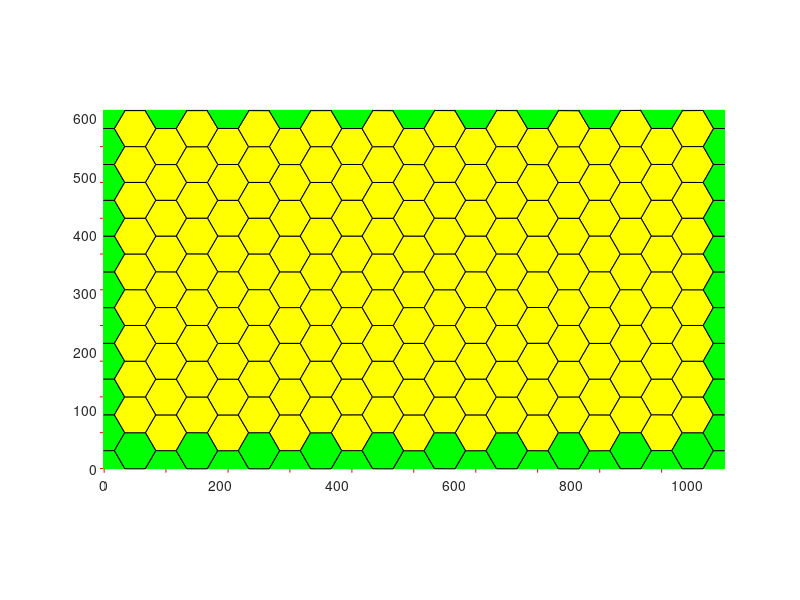

Write the MATLAB code that produced this figure.
%%%%%%%%%%%%%%%%%%%%%%%%%%%%%%%%%%%%%%%%%%%%%%%%%%%%%%%%%%%%%%%%%%%%%%%%%%%
% This script produces a txt file with the initial conditions needed to run the 
% vertex model cpp exicutable. The Global values are set by the user. The
% cell positions are a honeycomb tilling of the plane. The resulting txt file
% contians all the global parameter values and cell, edge, and vertex
% locatons and neighbors. 
%
% To use this file specify the name of the output txt file and the number
% of cells you would like in your tissue. You may wish to modify some
% global parameters to fit your needs. 
%%%%%%%%%%%%%%%%%%%%%%%%%%%%%%%%%%%%%%%%%%%%%%%%%%%%%%%%%%%%%%%%%%%%%%%%%%%
clear

%% Inputs needed
nomfichier='mytissue.txt';  %the file name
n=10;                       %1/2 of the Cells per row
m=10;                       %Cells per collumn 
r=89542;                    %Seed for the random number generators

%% Global Parameters 
GAMMA =10;                  %Tension on an edge
l= sqrt(2) * 25;            %Average edge length
t0 = 1;                     %Standard unit of time 
RLXLY = 1;                  %Ratio of LX to LY (used to make rectangular boxes) 
Ratio = 0.3;                %ratio of pressure to tension forces (standard value 0.3)
Ralpha=100;                   %Ralpha=10 means the box evolves 10 times slower then the vertices
TOTALTIME =	200;             %How long to run the simulation 
CURRENTTIME = 0.0;          %The initial time
TIMEINTERVAL =	2;        %How often to output the current configuration of the tissue
INITIALSTEPSIZE = 0.1;    %Initial stepsize for the numberic integrator 
error_tolerance_absolute_mechanical = 0.01;  %Error tolerence for use with the adaptive stepsize integrators 
LX=n*3*l+1;
LY=m*sqrt(3)*l+1; 
NCells=n*m*2;
A0 = LX*LY/NCells;                   %Cells want to have area A0
MINAREA = A0/100;                    %Minimum allowed cell area (smaller cells will be removed)
MINLENGTH =	l/40;                    %Minimum edge length (smaller edges will be merged to form a fourfold vertex
NEWEDGELENGTH =	l/20;                %Length of a new edge created in the T1 process
% K = Ratio * GAMMA / l^3 ;           %for pressure=K(A-A0)
K = Ratio * 10 * GAMMA / l;          %for pressure=K(1-A/A0)
Alpha_M = GAMMA*t0/l;                % Drag coefficent
TISSUE_ALPHA = Ralpha*Alpha_M;       % How fast the box size updates relative to the vertex motion
TISSUE_EXT_STRESS_Y = 0;             % External Stress on the tissue (positive values expancile) 
TISSUE_EXT_STRESS_X = 0;
SIMTIMERES = 5;                     %  picks how often the simulation writes to the outputfile
%% Create the Hexagonal tillining 
SEED = r;
rng(SEED); 
f2=figure();
offset=0.01*l; 
Points1=zeros(NCells,2); 
k=1; 

%Grid One
for i=0:n-1
    for j=0:m-1
        Points1(k,:)=[3*i*l+rand()*offset,sqrt(3)*j*l+rand()*offset]; 
        k=k+1; 
    end
end
% Grid two
for i=0:n-1
    for j=0:m-1
        Points1(k,:)=[(3*i+3/2)*l+rand()*offset, (sqrt(3)*j+sqrt(3)/2)*l+rand()*offset]; 
        k=k+1; 
    end
end

Pointsa=Points1+[LX*ones(NCells,1) LY*zeros(NCells,1)];
Pointsb=Points1-[LX*zeros(NCells,1) LY*ones(NCells,1)];
Pointsc=Points1-[LX*ones(NCells,1) LY*zeros(NCells,1)];
Pointsd=Points1+[LX*zeros(NCells,1) LY*ones(NCells,1)];
Pointse=Points1+[LX*ones(NCells,1) LY*ones(NCells,1)];
Pointsf=Points1+[LX*ones(NCells,1) -LY*ones(NCells,1)];
Pointsg=Points1+[-LX*ones(NCells,1) LY*ones(NCells,1)];
Pointsh=Points1+[-LX*ones(NCells,1) -LY*ones(NCells,1)];
Pointst=[Points1; Pointsa; Pointsb; Pointsc; Pointsd; Pointse; Pointsf; Pointsg; Pointsh];
[v,c]=voronoin(Pointst); 


%% Plot a Representation of the result
set(0,'CurrentFigure',f2);
plot(Points1(:,1),Points1(:,2),'r+');
for i = 1:length(c) 
    %ca are the cells that are in the interior only
    IN=(all(v(c{i},1)>0)&all(v(c{i},1)<LX)&all(v(c{i},2)>0)&all(v(c{i},2)<LY));
    %ca have cells that are at the border
    IN2=(any(v(c{i},1)>0)&any(v(c{i},1)<LX)&any(v(c{i},2)>0)&any(v(c{i},2)<LY))&(~IN);
    if (all(c{i}~=1)&&IN)  
    set(0,'CurrentFigure',f2)
    patch(v(c{i},1),v(c{i},2),'y'); % use color yellow.
    end
    % cells crossing the border
    if (all(c{i}~=1)&&(IN2))  
    set(0,'CurrentFigure',f2)
    patch(v(c{i},1),v(c{i},2),'g'); % use color green.
    end
end
set(0,'CurrentFigure',f2)
axis equal
xlim([0 LX]);
ylim([0 LY]);


for i = 1:length(c)
   INGLOBAL=any((v(c{i},1)>0)&v(c{i},1)<LX&v(c{i},2)>0&v(c{i},2)<LY);
   if INGLOBAL
       ListVertex=c{i};
       area=0;
       for k=1:length(c{i})
           kplus=mod(k,length(c{i}))+1;
           area=area+v(c{i}(k),1)*v(c{i}(kplus),2)-v(c{i}(kplus),1)*v(c{i}(k),2);
       end
       if(area<0) c{i}=fliplr(c{i}); end
   end
end

%% Export to a txt file
fid=fopen(nomfichier,'wt');
fprintf(fid, 'Voronoi Tesselation Data: \n');
fprintf(fid, 'NumbCells %d \t rng %d \n', NCells, r);
fprintf(fid, 'ratio pressure to tension\t%f\n', Ratio);
fprintf(fid, 'Global:\n');
fprintf(fid, 'LX\t%f\nLY\t%f\n', LX, LY);
fprintf(fid, 'A0\t%f\n', A0);
fprintf(fid, 'SEED\t%d\n', SEED);
fprintf(fid, 'TIMEINTERVAL\t%f\n', TIMEINTERVAL);
fprintf(fid, 'MINAREA\t%f\n', MINAREA);
fprintf(fid, 'MINLENGTH\t%f\n', MINLENGTH);
fprintf(fid, 'NEWEDGELENGTH\t%f\n', NEWEDGELENGTH);
fprintf(fid, 'K\t%f\n', K);
fprintf(fid, 'GAMMA\t%f\n', GAMMA);
fprintf(fid, 'TOTALTIME\t%f\n', TOTALTIME);
fprintf(fid, 'CURRENTTIME\t%f\n', CURRENTTIME);
fprintf(fid, 'INITIALSTEPSIZE\t%f\n', INITIALSTEPSIZE);
fprintf(fid, 'error_tolerance_absolute_mechanical\t%f\n', error_tolerance_absolute_mechanical);
fprintf(fid, 'TISSUE_ALPHA\t%f\n', TISSUE_ALPHA);
fprintf(fid, 'ALPHAM\t%f\n', Alpha_M);
fprintf(fid, 'TISSUE_EXT_STRESS_X\t%f\n', TISSUE_EXT_STRESS_X);
fprintf(fid, 'TISSUE_EXT_STRESS_Y\t%f\n', TISSUE_EXT_STRESS_Y);
fprintf(fid, 'SIMTIMERES\t%d\n', SIMTIMERES);
fprintf(fid, 'endGlobal\n'); 
fprintf(fid, 'Vertices\n');
fprintf(fid, 'id\tx\ty\n');

NbVertex=0;
CentralVertices=zeros(length(v),2);
for i = 2:length(v)   % v(1) is always a point at infinity, so skip (NOTED ADDED BY DKL 7/5/10)
   if(v(i,1)>0&&v(i,1)<LX&&v(i,2)>0&&v(i,2)<LY)
       fprintf(fid,'%d',i); 
       fprintf(fid,'\t %2.4f',v(i,1));
       fprintf(fid,'\t %2.4f',v(i,2));
       fprintf(fid,'\n');
       NbVertex=NbVertex+1;
       CentralVertices(NbVertex,1)=v(i,1);
       CentralVertices(NbVertex,2)=v(i,2);
   end
end

CentralVertices=CentralVertices(1:NbVertex,1:2);
EqVertex=zeros(NbVertex,1);

for i = 2:length(v)
   vcorrige=zeros(1,2);
   vtest=v(i,:);

   if (vtest(1)>0&&vtest(1)<LX&&vtest(2)>0&&vtest(2)<LY) vcorrige=vtest;end
   vtest=v(i,:)-LX*[1 0];
   if (vtest(1)>0&&vtest(1)<LX&&vtest(2)>0&&vtest(2)<LY) vcorrige=vtest;  end
   vtest=v(i,:)-LY*[0 1];
   if (vtest(1)>0&&vtest(1)<LX&&vtest(2)>0&&vtest(2)<LY) vcorrige=vtest;  end
   vtest=v(i,:)+LX*[1 0];
   if (vtest(1)>0&&vtest(1)<LX&&vtest(2)>0&&vtest(2)<LY) vcorrige=vtest;  end
   vtest=v(i,:)+LY*[0 1];
   if (vtest(1)>0&&vtest(1)<LX&&vtest(2)>0&&vtest(2)<LY) vcorrige=vtest;  end
   vtest=v(i,:)-[LX LY];
   if (vtest(1)>0&&vtest(1)<LX&&vtest(2)>0&&vtest(2)<LY) vcorrige=vtest;  end
   vtest=v(i,:)-[LX -LY];
   if (vtest(1)>0&&vtest(1)<LX&&vtest(2)>0&&vtest(2)<LY) vcorrige=vtest;  end
   vtest=v(i,:)+[LX LY];
   if (vtest(1)>0&&vtest(1)<LX&&vtest(2)>0&&vtest(2)<LY) vcorrige=vtest;  end
   vtest=v(i,:)+[LX -LY];
   if (vtest(1)>0&&vtest(1)<LX&&vtest(2)>0&&vtest(2)<LY) vcorrige=vtest;  end
   column=find(all(abs((repmat(vcorrige,size(v,1),1))'-v')<0.000001));%strmatch(vcorrige, v);
   if(~isempty(column))
       EqVertex(i)=column;
   end

end

fprintf(fid, 'Edges\n');
fprintf(fid, 'id\tvertex1\tvertex2\txflag\tyflag\n');
NbEdgeMax=3*NbVertex;
Edges.Vertices=zeros(NbEdgeMax,2);
Edges.Crossx12=zeros(NbEdgeMax,1);
Edges.Crossx21=zeros(NbEdgeMax,1);
Edges.Crossy12=zeros(NbEdgeMax,1);
Edges.Crossy21=zeros(NbEdgeMax,1);

EdgeIncrement=0; %the number of the edge so you get 1,2,3,4 as edge lables
for i = 1:length(c) %For each vertex
   INGLOBAL=any( (v(c{i},1)>0) & v(c{i},1)<LX & v(c{i},2)>0 & v(c{i},2)<LY);
   if INGLOBAL %If it is in the reigon of intrest
       ListVertex=c{i}; %list of edges in each cell in the reigon 
       for j=1:length(ListVertex) %for each edge in the cell
           testdejainscrit=0;
           % if we look at the current edge is in the list
           for k=1:EdgeIncrement
               if ((EqVertex((ListVertex(j)))==Edges.Vertices(k,1)...
                       &&EqVertex(ListVertex(mod(j,length(ListVertex))+1))==Edges.Vertices(k,2))...%the modulus is to be on that loop
                       ||...
                       (EqVertex(ListVertex(j))==Edges.Vertices(k,2)...
                       &&EqVertex(ListVertex(mod(j,length(ListVertex))+1))==Edges.Vertices(k,1)))
                   testdejainscrit=1;
               else
               end
           end
           % if it is not there we added at the end
           if(~testdejainscrit)
               EdgeIncrement=EdgeIncrement+1;
               Edges.Vertices(EdgeIncrement,1)=EqVertex(ListVertex(j)); %the first vertex
               Edges.Vertices(EdgeIncrement,2)=EqVertex(ListVertex(mod(j,length(ListVertex))+1)); %the second vertex
               Vertex1encours=ListVertex(j);
               Vertex1encourseq=EqVertex(ListVertex(j));
               Vertex2encours=ListVertex(mod(j,length(ListVertex))+1);
               Vertex2encourseq=EqVertex(ListVertex(mod(j,length(ListVertex))+1));
               % and is written in the file
               fprintf(fid,'%d',EdgeIncrement);
               fprintf(fid,'\t %d', Edges.Vertices(EdgeIncrement,1));
               fprintf(fid,'\t %d', Edges.Vertices(EdgeIncrement,2));
               % must be a test to see if the one-vertex through a
               % rating (a vertex in, one out) 2-if there are two vertices
               % out but through the side anyway (happens on the corner)
               VertexCross21=(EqVertex(ListVertex(j))~=ListVertex(j))&&(EqVertex(ListVertex(mod(j,length(ListVertex))+1))==ListVertex(mod(j,length(ListVertex))+1));
               VertexCross12=(EqVertex(ListVertex(j))==ListVertex(j))&&(EqVertex(ListVertex(mod(j,length(ListVertex))+1))~=ListVertex(mod(j,length(ListVertex))+1));
               % cas 1

               %  x12=x21=y12=y21=0;

               %Periodic boundary condition testing
               if((EqVertex(ListVertex(j))~=ListVertex(j))&&(EqVertex(ListVertex(mod(j,length(ListVertex))+1))==ListVertex(mod(j,length(ListVertex))+1)))
                   if(v(ListVertex(j),1)<0) Edges.Crossx12(EdgeIncrement)=1;%fprintf(fid,' xCrossBoundary12');
                       %    x12=1;
                   end
                   if(v(ListVertex(j),1)>LX) Edges.Crossx21(EdgeIncrement)=1;%fprintf(fid,' xCrossBoundary21');
                       %   x21=1;
                   end
                   if(v(ListVertex(j),2)<0) Edges.Crossy12(EdgeIncrement)=1;%fprintf(fid,' yCrossBoundary12');
                       %   y12=1;
                   end
                   if(v(ListVertex(j),2)>LY) Edges.Crossy21(EdgeIncrement)=1;%fprintf(fid,' yCrossBoundary21');
                       %    y21=1;
                   end
               end
               if((EqVertex(ListVertex(j))==ListVertex(j))&&(EqVertex(ListVertex(mod(j,length(ListVertex))+1))~=ListVertex(mod(j,length(ListVertex))+1)))
                   if(v(ListVertex(mod(j,length(ListVertex))+1),1)<0) 
                       Edges.Crossx21(EdgeIncrement)=1;
                   end
                   if(v(ListVertex(mod(j,length(ListVertex))+1),1)>LX) 
                       Edges.Crossx12(EdgeIncrement)=1;
                   end
                   if(v(ListVertex(mod(j,length(ListVertex))+1),2)<0) 
                       Edges.Crossy21(EdgeIncrement)=1;
                   end
                   if(v(ListVertex(mod(j,length(ListVertex))+1),2)>LY) 
                       Edges.Crossy12(EdgeIncrement)=1;
                   end
               end
               %cas 2
               if((EqVertex(ListVertex(j))~=ListVertex(j))&&(EqVertex(ListVertex(mod(j,length(ListVertex))+1))~=ListVertex(mod(j,length(ListVertex))+1)))
                   % if the vertex is in the range which is not
                   % moving in the same direction, is that both
                   % ends of the edge are not contained in the same
                   % in the time interval.
                   v1=v(ListVertex(j),:);
                   v2=v(ListVertex(mod(j,length(ListVertex))+1),:);
                   eqv1=v(EqVertex(ListVertex(j)),:);
                   eqv2=v(EqVertex(ListVertex(mod(j,length(ListVertex))+1)),:);
                   %Periodic boundary condition chehck again
                   if(v2(1)>v1(1))&&(eqv2(1)<eqv1(1)) 
                       Edges.Crossx12(EdgeIncrement)=1;
                   end
                   if(v2(1)<v1(1))&&(eqv2(1)>eqv1(1)) 
                       Edges.Crossx21(EdgeIncrement)=1;
                   end
                   if (v2(2)>v1(2))&&(eqv2(2)<eqv1(2))
                       Edges.Crossy12(EdgeIncrement)=1;
                   end
                   if (v2(2)<v1(2))&&(eqv2(2)>eqv1(2)) 
                       Edges.Crossy21(EdgeIncrement)=1;
                   end
               end
              
               %New output added by MS 4/17/2014
               if ( (Edges.Crossx12(EdgeIncrement)==1) || (Edges.Crossx21(EdgeIncrement)==1) )
                   newxflag=1;
               end
               if ( (Edges.Crossx12(EdgeIncrement)==0) && (Edges.Crossx21(EdgeIncrement)==0) )
                   newxflag=0;
               end
               if ( (Edges.Crossy12(EdgeIncrement)==1) || (Edges.Crossy21(EdgeIncrement)==1) )
                   newyflag=1;
               end
               if ( (Edges.Crossy12(EdgeIncrement)==0) && (Edges.Crossy21(EdgeIncrement)==0) )
                   newyflag=0;
               end
               
               fprintf(fid,'\t %d \t %d \n', newxflag, newyflag);

           end
       end

   end
end

cinside=cell(length(c),1);
CellIncrement=0;
for i=1:length(c)
   INGLOBAL=any((v(c{i},1)>0)&v(c{i},1)<LX&v(c{i},2)>0&v(c{i},2)<LY);
   if INGLOBAL
       CellIncrement=CellIncrement+1;
       cinside{CellIncrement}=EqVertex(c{i});

   end
end
NbCellsInside=CellIncrement;
cinside=cinside(1:NbCellsInside);
cinside2=cell(NbCellsInside,1);
CellIncrement=0;
for i=1:NbCellsInside
   dejavu=false;
   for j=1:i-1
       if ((length(cinside{i})==length(cinside{j}))&&all(sort(cinside{i})==sort(cinside{j}))) dejavu=true; end
   end
   if (~dejavu) CellIncrement=CellIncrement+1;cinside2{CellIncrement}=cinside{i}; end
end
cinside2=cinside2(1:CellIncrement);
fprintf(fid, 'Cells\n');
fprintf(fid, 'id\tA0\tEdgeNumb\tEdgeList\n');
for i=1:length(cinside2)
   ListVertex=c{i};
   fprintf(fid,'%d\t%f\t%d\t',i, A0, length(ListVertex));
   for j=1:length(ListVertex)
       NumeroEdge=0;
       % if we look at the current edge is in the list
       for k=1:EdgeIncrement
           if (EqVertex((ListVertex(j)))==Edges.Vertices(k,1)...
                   &&EqVertex(ListVertex(mod(j,length(ListVertex))+1))==Edges.Vertices(k,2))
               NumeroEdge=k;
           end % modulo is to be on that loop
           if(EqVertex(ListVertex(j))==Edges.Vertices(k,2)...
                   &&EqVertex(ListVertex(mod(j,length(ListVertex))+1))==Edges.Vertices(k,1))
               NumeroEdge=k; %MS change to always be positive
           end
       end
       % and is written in the file
       fprintf(fid,'%d,',NumeroEdge);
   end
   fprintf(fid, '\n');
end
fprintf(fid, 'End\n');
fclose(fid);
